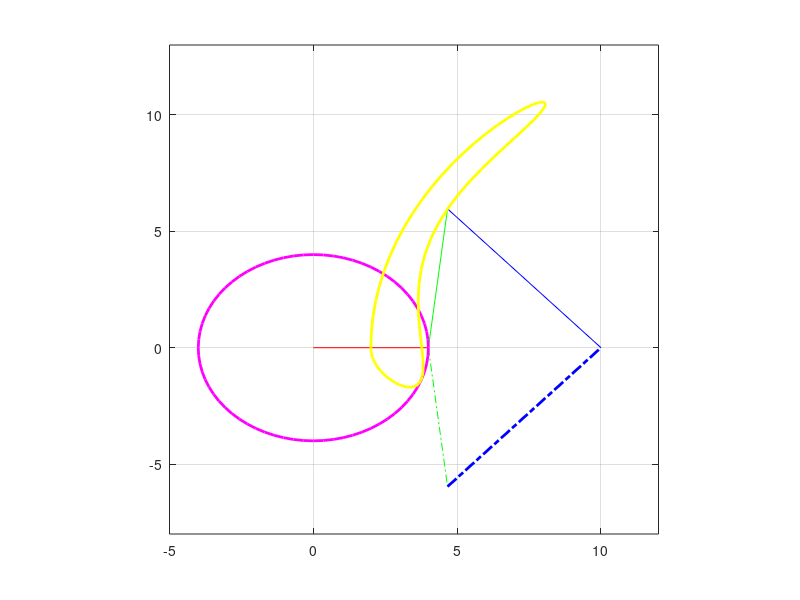

The MATLAB source for this figure:
% Programa para analizar la posición de un M4L
% Método Algebraico
% Eduardo Cano G.


% Tamño de eslabones
a = 4; %L2
b = 6; %L3
c = 8; %L4
d = 10; %L1

% Coordenadas de Ox, Oy y Qx, Qy
Ox = 0; Oy = 0;
Qx = d; Qy = 0;

theta2d = 0:5:360;


% Posiciones de Ax , Ay
Ax = a*cosd(theta2d);
Ay = a*sind(theta2d);


% Variables Auxiliares 
S = (a^2 - b^2 + c^2 - d^2) ./ (2*(Ax - d));
P = (Ay.^2 ./ (Ax - d).^2) + 1;
Q = (2.*Ay.*(d-S)) ./ (Ax - d);
R = (d - S).^2 - c^2;


% Posiciones de B
Bya = (-Q + sqrt(Q.^2 -4.*P.*R) ./ (2*P));
Byc = (-Q - sqrt(Q.^2 -4.*P.*R) ./ (2*P));

Bxa = S - (Ay.*Bya) ./ (Ax-d);
Bxc = S - (Ay.*Byc) ./ (Ax-d);


theta3da = atan2d(Bya-Ay, Bxa-Ax);
theta3dc = atan2d(Byc-Ay, Bxc-Ax);

theta4da = atan2d(Bya, d-Bxa);
theta4dc = atan2d(Byc, d-Bxc);

Ax_traj = zeros(length(theta2d), 1);
Ay_traj = zeros(length(theta2d), 1);

Bx_traj = zeros(length(theta2d), 1); 
By_traj = zeros(length(theta2d), 1);

theta3da_traj = zeros(length(theta3da), 1);

for k = 1:length(theta2d)
  % Almacenamiento en arrays de trayectoria
  Ax_traj(k) = Ax(k);
  Ay_traj(k) = Ay(k);

  Bx_traj(k) = Bxa(k);
  By_traj(k) = Bya(k);

  
end

figure(20)
for k = 1 : length(theta2d)
    plot([Ox, Ax(k)] , [Oy, Ay(k)], '-r',...
        [Ax(k) , Bxa(k)] , [Ay(k) , Bya(k)], '-g',...
        [Bxa(k) , Qx] , [Bya(k) , Qy] , '-b' , ...
        [Ax(k), Bxc(k)] , [Ay(k) , Byc(k)] , '-.g' , ...
        [Bxc(k) , Qx] , [Byc(k) , Qy] , '-.b' , ...
        'LineWidth',2);
    hold on;
    plot(Ax_traj, Ay_traj, 'm-', 'LineWidth', 2); % Trazar la trayectoria de A (línea azul)
    plot(Bx_traj, By_traj, 'y-', 'LineWidth', 2);
  

    
    axis([-5 12 -8 13])
    grid on
    axis square

    drawnow
    pause(0.1)
    hold off

    

end
